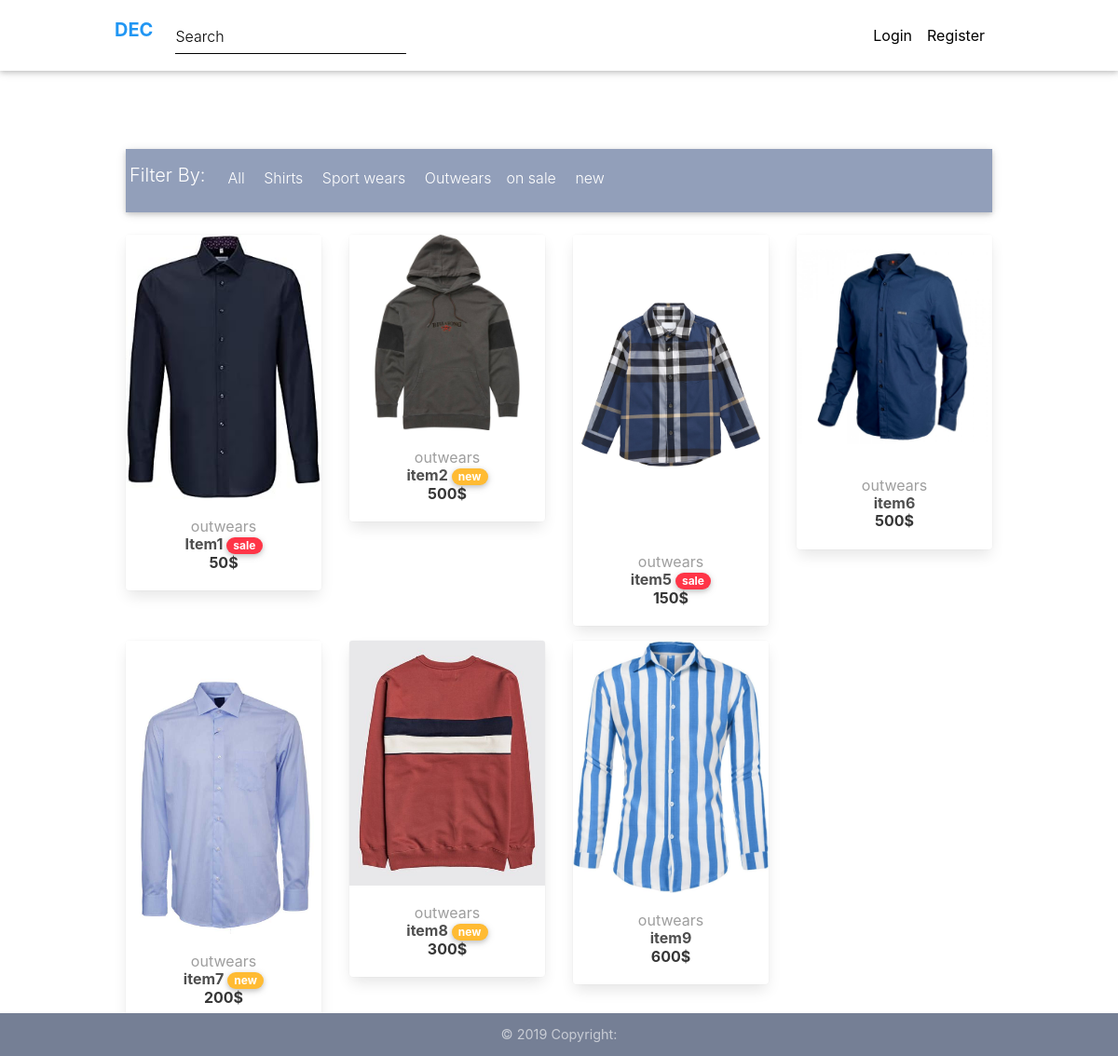
The app's page /outwear/ with its own data.
### store/models.py (models this page shows, shortened)
class Item(models.Model):
    title = models.CharField(max_length=200)
    description = models.TextField(null=True, blank=True)
    info = models.TextField(null=True, blank= True)
    price = models.IntegerField(default=0)
    discount_price = models.IntegerField(blank=True, null=True)
    image = models.ImageField(default="default.jpg", upload_to='item_pic')
    category = models.CharField(choices=CATEGORY, max_length=10)
    label = models.CharField(choices=LABEL, max_length=10, blank=True, null=True)
    image_2 = models.ImageField(default="default.jpg", null=True, blank=True, upload_to="item_pic")
    image_3 = models.ImageField(default="default.jpg", null=True, blank=True, upload_to="item_pic")
    image_4 = models.ImageField(default="default.jpg", null=True, blank=True, upload_to="item_pic")
    wish = models.ManyToManyField(User, blank=True, related_name="wish")
    objects = ItemManager()

### store/views.py (the view)
# urls.py: path('outwear/', OutWearView.as_view(), name='outwear'),
class OutWearView(ListView):
    paginate_by = 8
    template_name = "outwear-list.html"
    def get_queryset(self):
        self.item = Item.objects.filter(category='outwears')
        return self.item

### templates/outwear-list.html (shortened to what this page needs)
{% extends "base.html" %}
{% load static %}
{% block content %}
  <main class="mt-5 pt-2">
    <div class="container" style="margin-bottom: 165px">
      {% include 'categories.html' %}
      <section class="text-center mb-4">
        <div class="row wow fadeIn">
          {% for instance in object_list %}
          <div class="col-lg-3 col-md-6 mb-4">
            <div class="card">
                <div class="view overlay">
                  <img src="{{ instance.image.url }}" class="card-img-top"
                    alt="">
                </div>
                <div class="card-body text-center">
                  <a href="{% url 'store:detail' instance.pk %}" class="grey-text">
                    <h5>{{ instance.category }}</h5>
                  </a>
                  <h5>
                    <strong>
                      <a href="{% url 'store:detail' instance.pk %}" class="dark-grey-text">{{instance.title}}
                      </a>
                      {% if instance.label == "sale" %}
                      <a href="{% url 'store:sale' %}">
                        <span class="badge badge-pill danger-color">{{ instance.label }}</span>
                      </a>
                      {% elif instance.label == "new" %}
                      <a href="{% url 'store:new' %}">
                        <span class="badge badge-pill warning-color">{{ instance.label }}</span>
                      </a>
                      {% endif %}
                    </strong>
                  </h5>
                  <h4 class="font-weight-bold blue-text">
                    <strong>
                      {% if instance.discount_price %}
                        {{instance.discount_price}}$
                      {% else %}
                        {{instance.price}}$
                      {% endif %}
                    </strong>
                  </h4>
                </div>
            </div>
          </div>
          {% endfor %}
          <div class="col-lg-3 col-md-6 mb-4">
          </div>
        </div>
      </section>
    </div>
  </main>
  {% include "footer.html" %}
{% endblock content %}

### records on screen
Item: image (picture), category "outwears", title "Item1", label "sale", discount_price "50"
Item: image (picture), category "outwears", title "item2", label "new", price "500"
Item: image (picture), category "outwears", title "item5", label "sale", discount_price "150"
Item: image (picture), category "outwears", title "item6", price "500"
Item: image (picture), category "outwears", title "item7", label "new", price "200"
Item: image (picture), category "outwears", title "item8", label "new", price "300"
Item: image (picture), category "outwears", title "item9", price "600"
